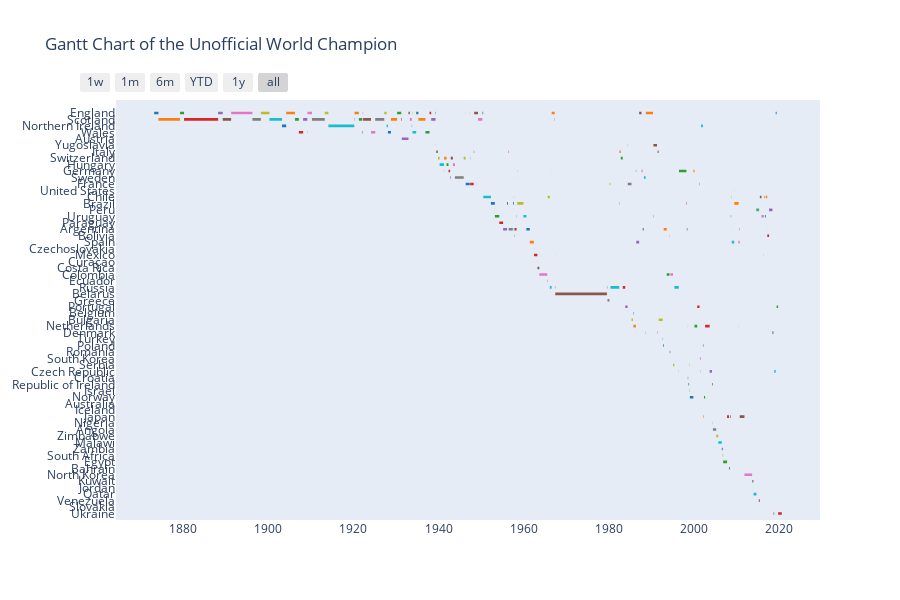

Notebook cell for this chart:
### Markdown cell above
We see the domination of **United Kingdom** - and particularly **Scotland**, which is historically the *longest Unofficial Champion* with its four teams being in the top 5 of the longest champions!

Portugal has only 495 days of domination, France 1096 and Brazil 1436.

Here, I had difficulties to plot a timeline representing the order of the Unofficial World Champions. In the following Gantt chart, we can however see the variety of teams which were unofficial champions, and how quick the title can be given from one team to another.

### Code cell
df_timeline = []
for i in range(len(champions) - 1):
    df_timeline.append(dict(Task = champions[i], Start=dates[i], Finish=dates[i + 1]))
df_timeline.append(dict(Task = champions[-1], Start=dates[-1], Finish=datetime.now()))
fig = ff.create_gantt(df_timeline, group_tasks=True, title='Gantt Chart of the Unofficial World Champion')
fig.show()
